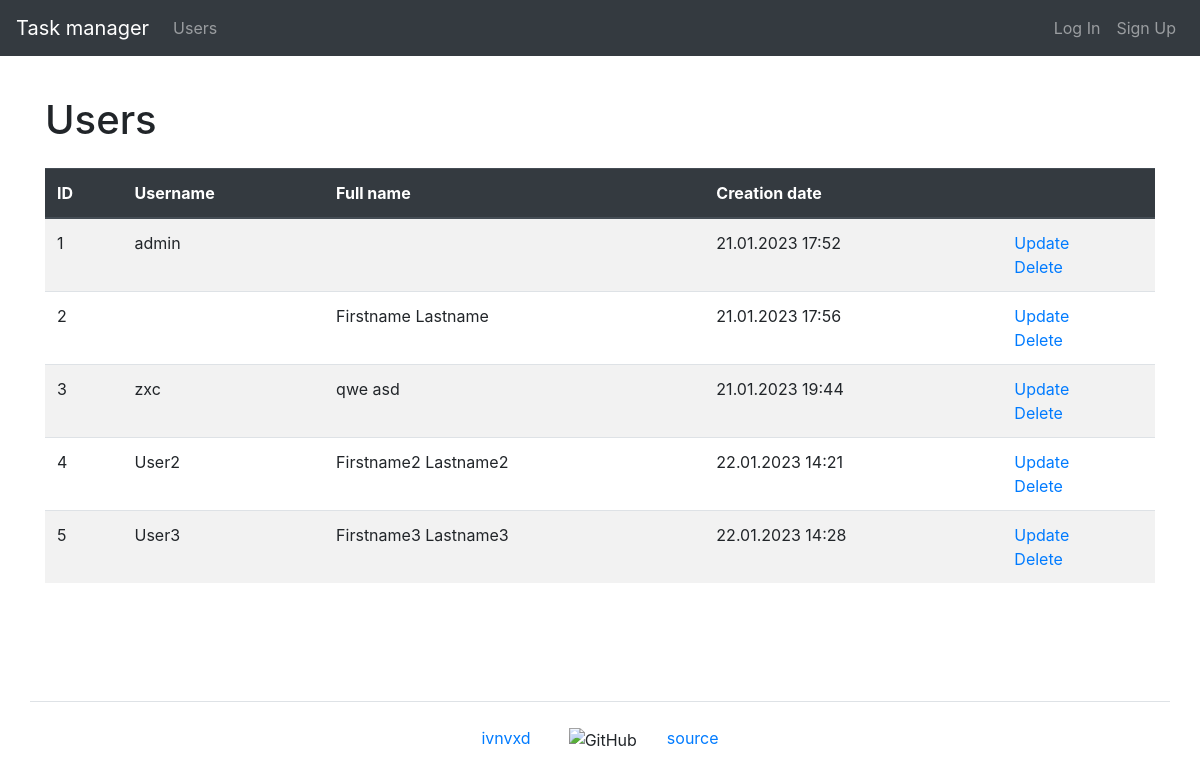
/users/, run on an earlier commit of the app's database.
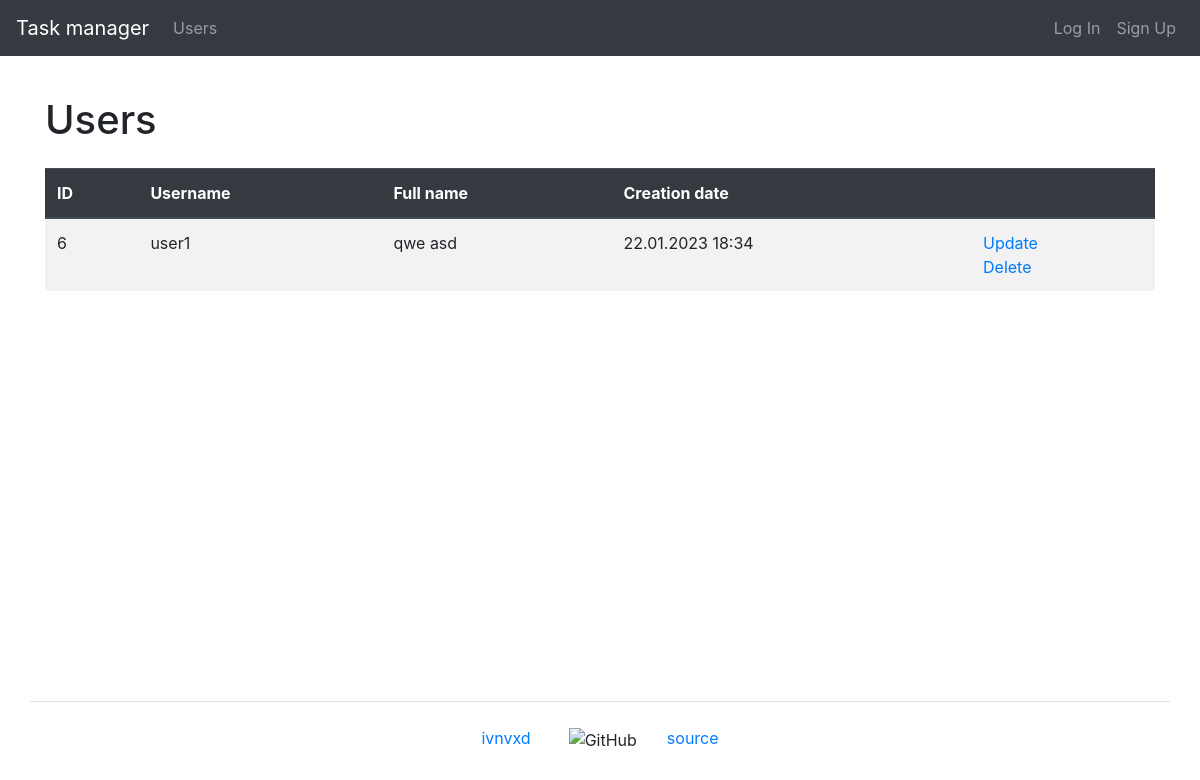
And on a later commit of the database.
### task_manager/users/models.py (models this page shows, shortened)
class User(AbstractUser):
    first_name = models.CharField(max_length=150)
    last_name = models.CharField(max_length=150)

### task_manager/users/views.py (the view)
# urls.py: path('', UsersListView.as_view(), name='users'),
class UsersListView(ListView):
    template_name = 'users/users.html'
    model = User
    context_object_name = 'users'
    extra_context = {
        'title': _('Users')
    }

### task_manager/templates/users/users.html (shortened to what this page needs)
{% extends "base.html" %}
{% load bootstrap4 %}
{% load i18n %}
{% block content %}
    <h1 class="my-4">{{ title }}</h1>
    <table class="table table-striped">
        <thead class="thead-dark">
            <tr>
                <th>ID</th>
                <th>{% trans 'Username' %}</th>
                <th>{% trans 'Full name' %}</th>
                <th>{% trans 'Creation date' %}</th>
                <th></th>
            </tr>
        </thead>
        <tbody>
            {% if users %}
                {% for user in users %}
                    <tr>
                        <td>{{ user.id }}</td>
                        <td>{{ user.username }}</td>
                        <td>{{ user.first_name }} {{ user.last_name }}</td>
                        <td>{{ user.date_joined|date:"d.m.Y H:i" }}</td>
                        <td>
                          <a href="{% url 'user_update' user.id %}">{% trans 'Update' %}</a>
                          <br>
                          <a href="{% url 'user_delete' user.id %}">{% trans 'Delete' %}</a>
                        </td>
                    </tr>
                {% endfor %}
            {% endif %}
        </tbody>
    </table>
{% endblock content %}

### task_manager/templates/base.html (shortened to what this page needs)
{% load i18n %}
{% get_current_language as LANGUAGE_CODE %}
{% load bootstrap4 %}
<!DOCTYPE html>
<html lang="{{ LANGUAGE_CODE }}">
    <head>
        {% bootstrap_css %}
    </head>
    <body class="d-flex flex-column min-vh-100">
        <header>
            {% include 'navbar.html' %}
        </header>
        <main class="container wrapper flex-grow-1">
            {% block content %}{% endblock %}
        </main>
        <footer>
            {% include 'footer.html' %}
        </footer>
    </body>
</html>

### task_manager/templates/navbar.html (shortened to what this page needs)
{% load i18n %}
<nav class="navbar navbar-expand-md navbar-dark bg-dark mb-3">
    <a class="navbar-brand" href="{% url 'home' %}">{% trans "Task manager" %}</a>
    <div class="collapse navbar-collapse" id="navbarToggleExternalContent">
        <ul class="navbar-nav mr-auto">
            <li class="nav-item">
                <a class="nav-link" href="{% url 'users' %}">{% trans "Users" %}</a>
            </li>
        </ul>
        <ul class="navbar-nav">
            {% if user.is_authenticated %}
                <li class="nav-item">
                    <a class="nav-link" href="{% url 'user_update' user.id %}">{{ user.username }}</a>
                </li>
                <li class="nav-item">
                    <a class="nav-link" href="{% url 'logout' %}">{% trans "Log Out" %}</a>
                </li>
            {% else %}
                <li class="nav-item">
                    <a class="nav-link" href="{% url 'login' %}">{% trans "Log In" %}</a>
                </li>
                <li class="nav-item">
                    <a class="nav-link" href="{% url 'sign_up' %}">{% trans "Sign Up" %}</a>
                </li>
            {% endif %}
        </ul>
    </div>
</nav>

### task_manager/templates/footer.html
{% load i18n %}
<div class="container flex-column my-5 pt-4 border-top">
  <div class="row justify-content-sm-center">
    <div class="col-sm-auto">
      <a target="_blank" href="https://github.com/ivnvxd">ivnvxd</a>
    </div>
    <div class="col-sm-auto">
      <img class='ml-2' src="https://github.githubassets.com/favicons/favicon.svg" alt="GitHub" height="16px">
    </div>
    <div class="col-sm-auto">
      <a target="_blank" href="https://github.com/ivnvxd/python-project-52">{% trans "source" %}</a>
    </div>
  </div>
</div>

What changed in the data, as far as the page shows it:
removed User: id "1", username "admin", date_joined "21.01.2023 17:52"
removed User: id "2", first_name "Firstname", last_name "Lastname", date_joined "21.01.2023 17:56"
removed User: id "3", username "zxc", first_name "qwe", last_name "asd", date_joined "21.01.2023 19:44"
removed User: id "4", username "User2", first_name "Firstname2", last_name "Lastname2", date_joined "22.01.2023 14:21"
removed User: id "5", username "User3", first_name "Firstname3", last_name "Lastname3", date_joined "22.01.2023 14:28"
added User: id "6", username "user1", first_name "qwe", last_name "asd", date_joined "22.01.2023 18:34"
